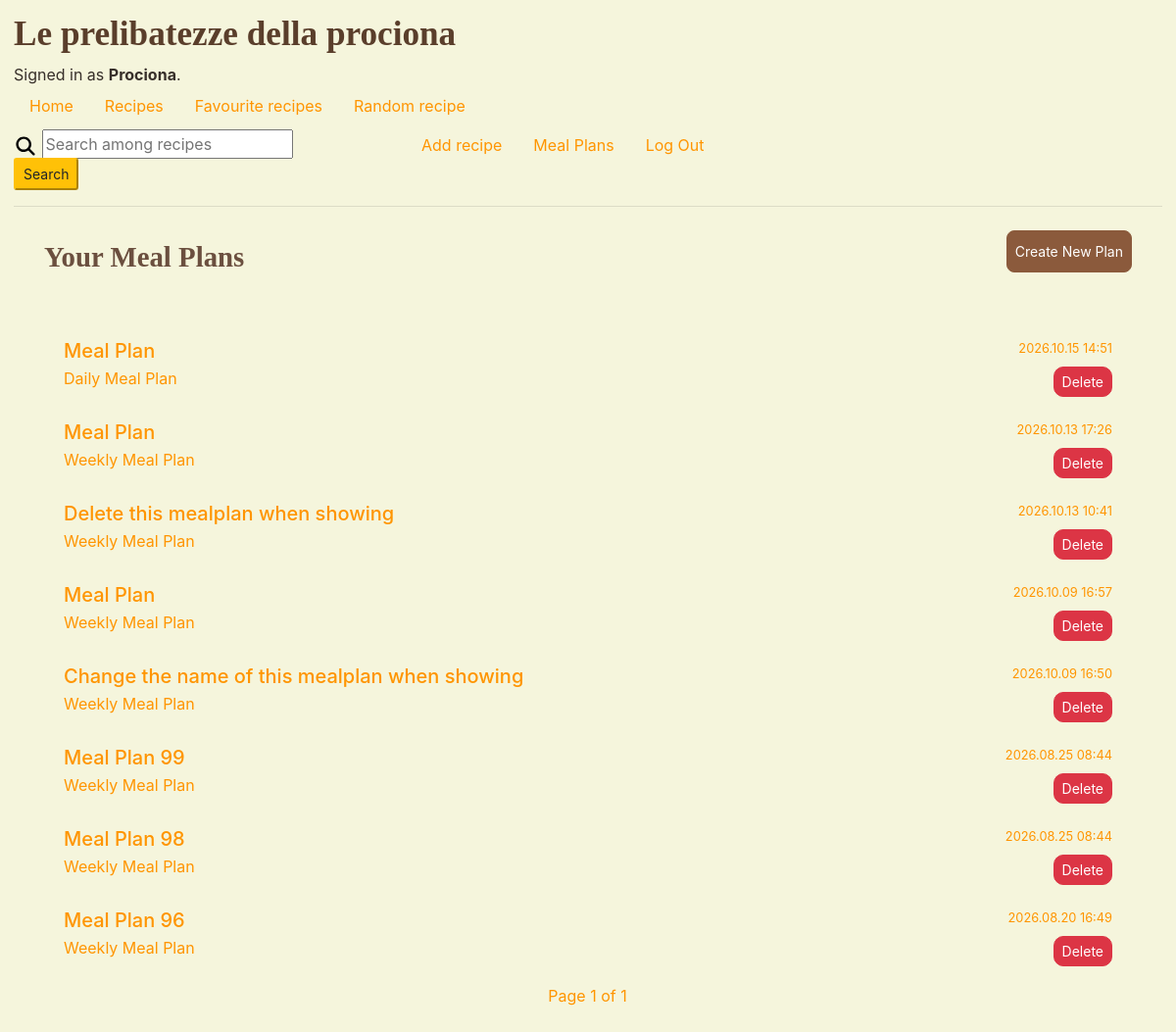
The app's page /mealplan/your_mealplans (signed in), older data.
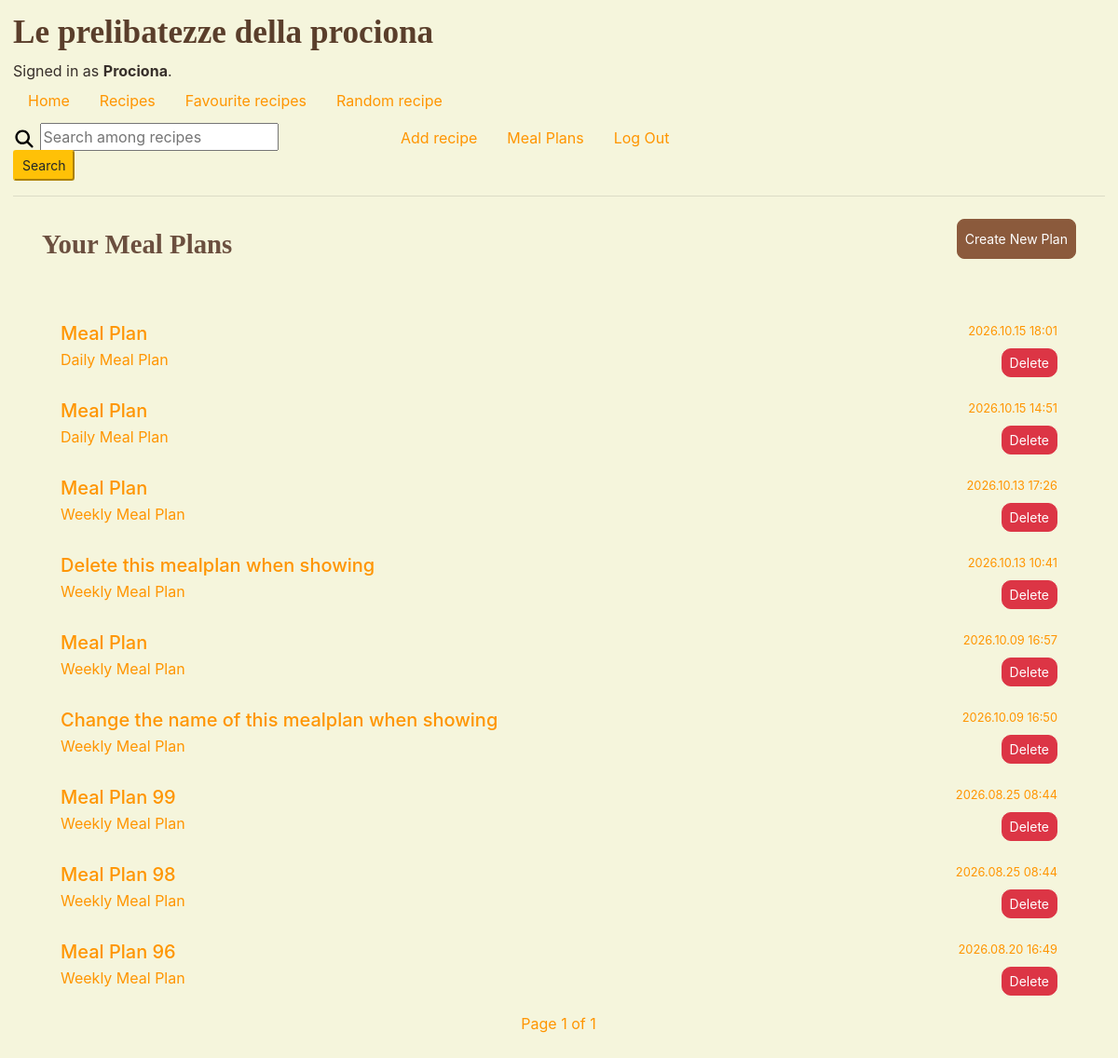
The same page, newer data.
### mealplan/models.py (models this page shows, shortened)
class MealPlan(models.Model):
    user = models.ForeignKey(settings.AUTH_USER_MODEL, on_delete=models.CASCADE,
                             null=True, # Allow null for anonymous users
                             blank=True, related_name="meal_plans")
    session_key = models.CharField(max_length=40, null=True, blank=True)
    created_at = models.DateTimeField(auto_now_add=True)
    recipes = models.ManyToManyField(Recipe, blank=True, related_name="meal_plans")
    name = models.CharField(max_length=50, default="Meal Plan")
    @property
    def is_daily(self):
        return self.meal_plan_recipes.filter(day='Today').exists()

### mealplan/views.py (the view)
# urls.py: path('your_mealplans', views.user_mealplans, name='user_mealplans'),
@login_required
def user_mealplans(request):
    meal_plans = MealPlan.objects.filter(user=request.user).order_by('-created_at')
    paginator = Paginator(meal_plans, 10)
    page_number = request.GET.get('page')
    meals_in_page = paginator.get_page(page_number)
    return render(request, 'mealplan/user_mealplans.html', {
        'username': request.user,
        'meals_in_page': meals_in_page
        })

### mealplan/templates/mealplan/user_mealplans.html (shortened to what this page needs)
{% extends "recipebook/layout.html" %}
{% load static %}
{% block body %}
<div class="container mt-4">
    <div class="d-flex justify-content-between">
        <div class="title-website">
            <h2>Your Meal Plans</h2>
        </div>
        <div class="top-0 right-0">
            <a href="{% url 'generate_mealplan' %}" class="btn btn-warning btn-sm">Create New Plan</a>
        </div>
    </div>
    <br>
    <div class="list-group">
        {% for meal_plan in meals_in_page %}
        <a href="{% url 'mealplan_result' meal_plan.id %}" class="list-group-item list-group-item-action">
            <div class="d-flex w-100 justify-content-between">
                <h5 class="mb-1">{{ meal_plan.name }}</h5>
                <small>{{ meal_plan.created_at|date:"Y.m.d H:i" }}</small>
            </div>
            <div class="d-flex w-100 justify-content-between">
                <p class="mb-1">
                    {% if meal_plan.is_daily %}
                    Daily Meal Plan
                    {% else %}
                    Weekly Meal Plan
                    {% endif %}
                </p>
                <form method="post" action="{% url 'delete_mealplan' meal_plan.id %}" class="d-inline">
                    <button type="submit" class="btn btn-danger btn-sm">Delete</button>
                </form>
            </div>
        </a>
        {% empty %}
        <div class="alert alert-warning">You have no saved meal plans yet.</div>
        {% endfor %}
    </div>
    <nav aria-label="Page navigation">
        <ul class="pagination d-flex justify-content-center">
            <li class="page-item">
                Page {{ meals_in_page.number }} of {{ meals_in_page.paginator.num_pages }}
            </li>
        </ul>
    </nav>
</div>
{% endblock %}

Row changes from the older to the newer data that the page shows:
added MealPlan: name "Meal Plan", created_at "2026.10.15 18:01", shows "Daily Meal Plan"
